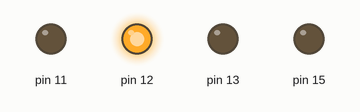
Simulated run of this program. Board: Raspberry Pi (header pin numbers). Shown: output pins drawn as LEDs (lit = HIGH). Random numbers come from a fixed seed.

Above: at 2.52 s.
At 8.64 s:
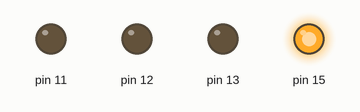
At 20.16 s:
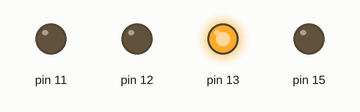
At 38.61 s:
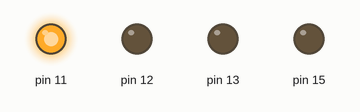
Timing chart, 0 to 40.0 s (numbered marks = the images above):
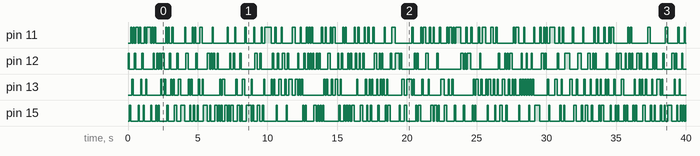

Measured:
- by itself, pin 11: LOW → HIGH at 0.18 s, → LOW 0.09 s later, → HIGH 0.09 s later, → LOW 0.09 s later, … (162 changes in this stretch)
- by itself, pin 12: LOW → HIGH at 0.00 s, → LOW 0.09 s later, → HIGH 0.36 s later, → LOW 0.09 s later, … (166 changes in this stretch)
- by itself, pin 13: LOW → HIGH at 0.27 s, → LOW 0.09 s later, → HIGH 0.54 s later, → LOW 0.09 s later, … (172 changes in this stretch)
- by itself, pin 15: LOW → HIGH at 0.09 s, → LOW 0.09 s later, → HIGH 0.54 s later, → LOW 0.09 s later, … (179 changes in this stretch)

The program:

dancing_led.py
```python
# 20141129 - Created by stillborn86 (c)

# This script sets up randomly "dancing" LED's on GPIO 11, 12, 13, and 15 by
# turning them on and off randomly.

import time
import random
import RPi.GPIO as GPIO

GPIO.setmode(GPIO.BOARD)

GPIO.setup(11,GPIO.OUT)  # Set up GPIO pins as outputs
GPIO.setup(12,GPIO.OUT)
GPIO.setup(13,GPIO.OUT)
GPIO.setup(15,GPIO.OUT)

try:
    while True:
        x = random.randint(11,15)  # Pick a random pin
        if x != 14:  # Avoid pin 14
            GPIO.output(x, GPIO.HIGH)  # Turn random LED on
            time.sleep(0.09)  # Pause
            GPIO.output(x, GPIO.LOW)  # Turn random LED off

except KeyboardInterrupt:
    print("\nA keyboard interrupt has been detected!")

except:
    print("\nAn error or exception has occurred!")

finally:
    GPIO.cleanup()
```
